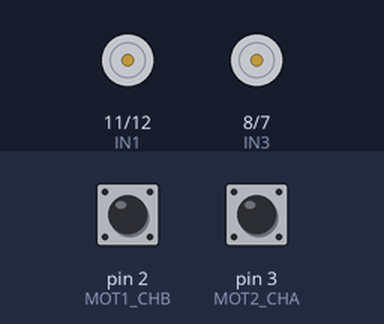
The sketch below on a simulated Arduino Uno, built with avr-gcc and run on an emulated ATmega328P. Shown: motor-driver pin pairs drawn as motors (green arrow = first pin HIGH = forward, orange = second pin HIGH = backward, longer = more drive, scaled by the enable pin). Inputs (shaded band) come from the test bench; at power-on: pin 2 (MOT1_CHB) HIGH, pin 3 (MOT2_CHA) HIGH. What the sketch prints to the serial monitor is not drawn.

Above: at 2.0 s.
At 5.0 s:
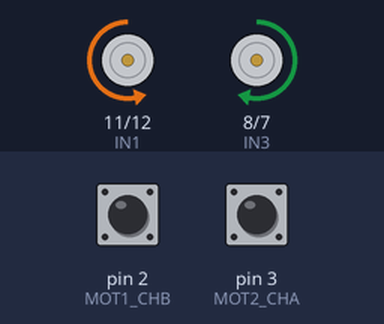
Timing chart, 0 to 7.8 s (numbered marks = the images above):
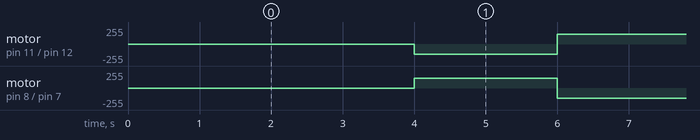

Measured:
- by itself, motor on pin 11 (IN1) / pin 12 (IN2): repeats every 6.0 s: forward 150/255 2.0 s, stopped 2.0 s, backward 150/255 2.0 s
- by itself, motor on pin 8 (IN3) / pin 7 (IN4): repeats every 6.0 s: backward 150/255 2.0 s, stopped 2.0 s, forward 150/255 2.0 s

The sketch:

minimalworking.ino
```cpp
#define MOT1_CHA 4
#define MOT1_CHB 2
#define IN1 11
#define IN2 12
#define ENA 10

#define MOT2_CHA 3
#define MOT2_CHB 5
#define IN3 8
#define IN4 7
#define ENB 9

#define DECODE1X

int mot1Pos = 0;
int mot2Pos = 0;
int mot1Pwm;
int mot2Pwm;

uint32_t timerXms;
uint32_t timerXs;
uint32_t timerXs2;

int tmpVal1;
int tmpVal2;

int flag = 0;
int flag2 = 1;

uint8_t increment = 0;

void setup()
{
  Serial.begin(115200);
  pinMode(IN1, OUTPUT);
  pinMode(IN2, OUTPUT);
  pinMode(ENA, OUTPUT);
  digitalWrite(ENA, LOW);

  pinMode(IN3, OUTPUT);
  pinMode(IN4, OUTPUT);
  pinMode(ENB, OUTPUT);
  digitalWrite(ENB, LOW);

  pinMode(MOT1_CHA, INPUT);
  pinMode(MOT1_CHB, INPUT);
  pinMode(MOT2_CHA, INPUT);
  pinMode(MOT2_CHB, INPUT);

  #ifdef DECODE1X
    attachInterrupt(digitalPinToInterrupt(MOT1_CHB), MOT1_CHB_FALL, FALLING);
    attachInterrupt(digitalPinToInterrupt(MOT2_CHA), MOT2_CHA_FALL, FALLING);
  #else
    attachInterrupt(digitalPinToInterrupt(MOT1_CHB), MOT1_CHB_CHANGE, CHANGE);
    attachInterrupt(digitalPinToInterrupt(MOT2_CHA), MOT2_CHA_CHANGE, CHANGE);
  #endif
}

void loop()
{
  //20ms
  if((micros() - timerXms) >= 20000)
  {
    tmpVal1 = mot1Pos;
	tmpVal2 = mot2Pos;
    mot1Pos = 0;
	mot2Pos = 0;

    timerXms = micros();

    Serial.print(mot1Pwm);
    Serial.print(',');
    Serial.print(tmpVal1);
    Serial.print(',');
    Serial.print(mot2Pwm);
    Serial.print(',');
    Serial.println(tmpVal2);
  }

  //2sec
  if(((millis() - timerXs) >= 2000))
  {
    timerXs = millis();

    setMot1Pwm(150*flag);
	setMot2Pwm(150*flag);

    if(flag == 1)
      flag = -1;
    else if(flag == -1)
      flag = 0;
    else if(flag == 0)
      flag = 1;
  }

}

void setMot1Pwm(int pwmVal)
{
	if(pwmVal>255)
		pwmVal = 255;
	else if(pwmVal<-255)
		pwmVal = -255;

	if(pwmVal > 0)						//forward
	{
		digitalWrite(ENA, LOW);
		digitalWrite(IN1, LOW);
		digitalWrite(IN2, HIGH);
		analogWrite(ENA, pwmVal);
	}
	else								//backward
	{
		digitalWrite(ENA, LOW);
		digitalWrite(IN1, HIGH);
		digitalWrite(IN2, LOW);
		analogWrite(ENA, -pwmVal);
	}

	mot1Pwm = pwmVal;
}

void setMot2Pwm(int pwmVal)
{
	if(pwmVal>255)
		pwmVal = 255;
	else if(pwmVal<-255)
		pwmVal = -255;

	if(pwmVal > 0)						//forward
	{
		digitalWrite(ENB, LOW);
		digitalWrite(IN3, HIGH);
		digitalWrite(IN4, LOW);
		analogWrite(ENB, pwmVal);
	}
	else								//backward
	{
		digitalWrite(ENB, LOW);
		digitalWrite(IN3, LOW);
		digitalWrite(IN4, HIGH);
		analogWrite(ENB, -pwmVal);
	}

	mot2Pwm = pwmVal;
}

#ifdef DECODE1X
  void MOT1_CHB_FALL()
  {
    if(digitalRead(MOT1_CHA) == HIGH)
      mot1Pos++;
    else
      mot1Pos--;
  }

  void MOT2_CHA_FALL()
  {
    if(digitalRead(MOT2_CHB) == HIGH)
      mot2Pos++;
    else
      mot2Pos--;
  }
#else
  void MOT1_CHB_CHANGE()
  {
    if(digitalRead(MOT1_CHA) == HIGH)
    {
      if(digitalRead(MOT1_CHB) == LOW)
        mot1Pos++;
      else
        mot1Pos--;
    }
    else
    {
      if(digitalRead(MOT1_CHB) == LOW)
        mot1Pos--;
      else
        mot1Pos++;
    }
  }
#endif
```
